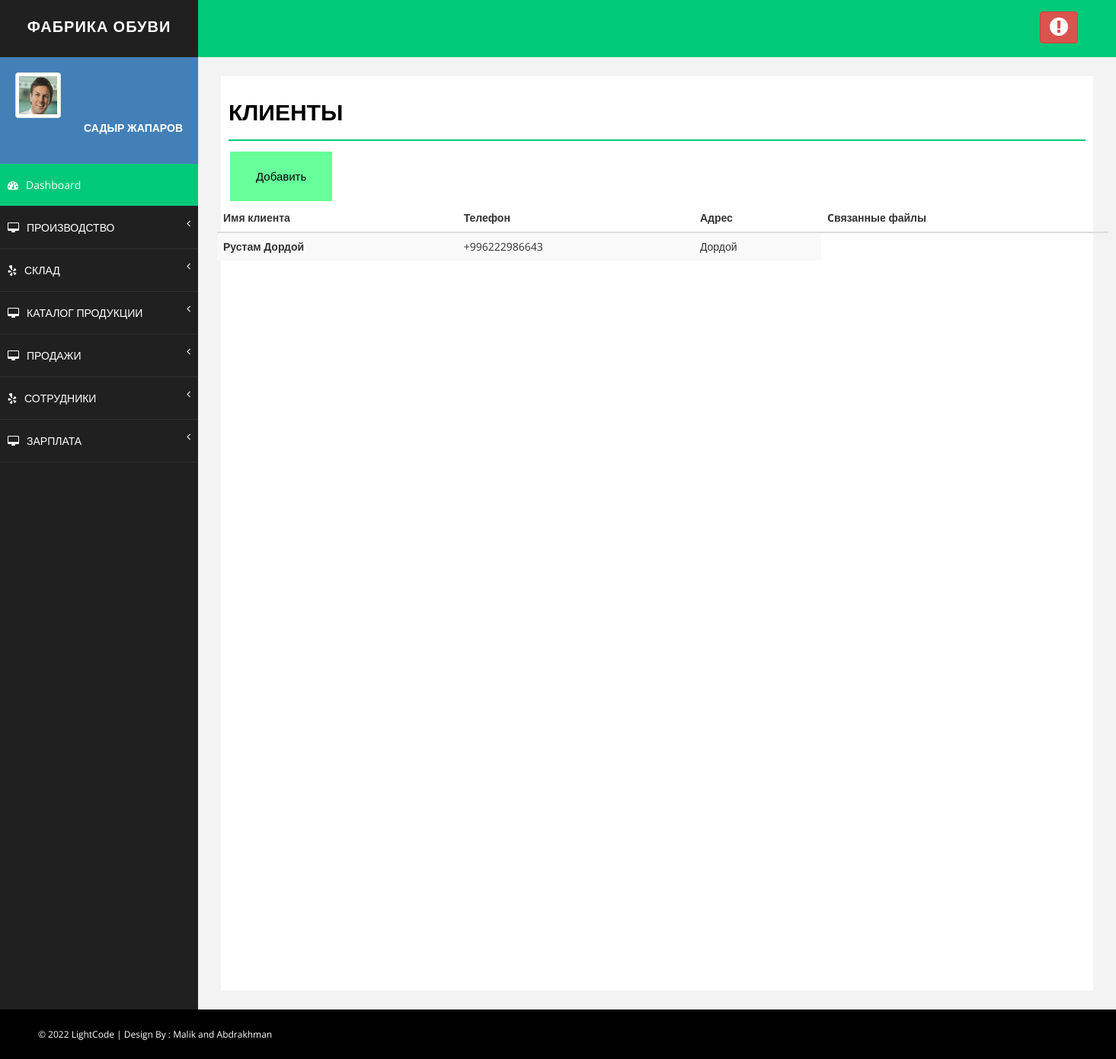
The app's page /clients, older data.
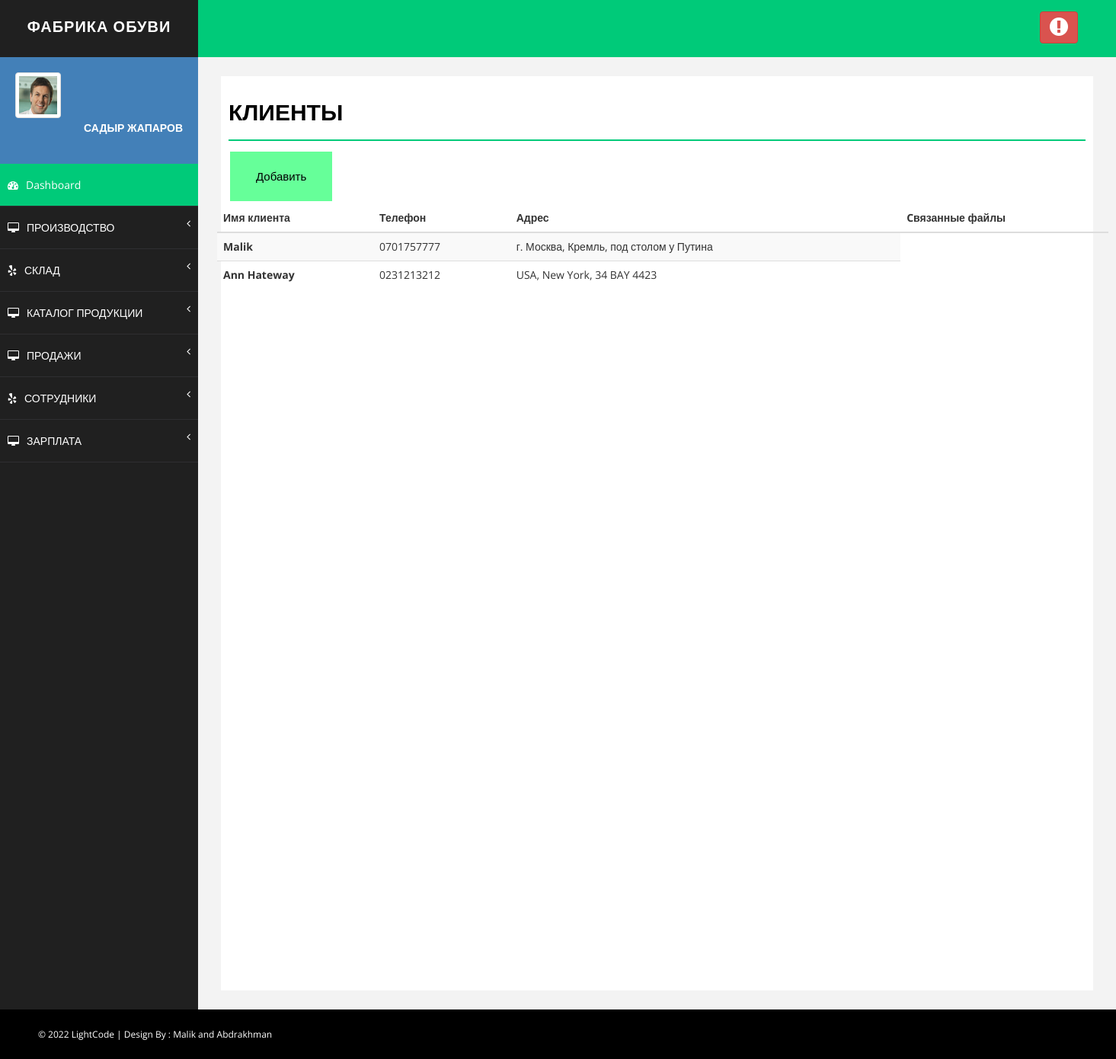
The same page, newer data.
### manufacture/models.py (models this page shows, shortened)
class Client(models.Model):
    created_time = models.DateTimeField(auto_now_add=True)
    name = models.CharField(max_length=100, verbose_name='Клиент')
    phone = models.CharField(max_length=100, verbose_name='Номер телефона')
    address = models.CharField(max_length=100, blank=True, verbose_name='Адрес клиента')
    file = models.FileField(upload_to='media/clients/%Y/%m/%d', blank=True)

### manufacture/views.py (the view)
# urls.py: path('clients', view_client, name='clients'),
def view_client(request):
    clients = Client.objects.all()
    return render(request, 'manufacture/clients.html', {'clients': clients})

### manufacture/templates/manufacture/clients.html (shortened to what this page needs)
{% extends 'base.html' %}
{% load static %}
{% block content %}
 <div id="page-wrapper">
            <div id="page-inner">
                <div class="row">
                    <div class="col-md-12">
                        <h1 class="page-head-line">Клиенты</h1>
						<a href="new_client" class="button">Добавить</a>
					</div>
<body>
	<section class="ftco-section">
		<div class="container">
			<div class="row">
				<div class="col-md-15">
					<div class="table-wrap">
						<table class="table table-striped">
						  <thead>
						    <tr>
						      <th>Имя клиента</th>
						      <th>Телефон</th>
						      <th>Адрес</th>
								<th>Cвязанные файлы</th>
						    </tr>
						  </thead>
						  <tbody>
						  {% for client in clients %}
						    <tr>
						      <th >{{ client.name }}</th>
								<td>{{ client.phone }}</td>
						      <td>{{ client.address }}</td>
						    </tr>
						  {% endfor %}
						  </tbody>
						</table>
					</div>
				</div>
			</div>
		</div>
	</section>
				</div>
        </div>
	</html>
{% endblock %}

Row changes from the older to the newer data that the page shows:
removed Client: name "Рустам Дордой", phone "+996222986643", address "Дордой"
added Client: name "Malik", phone "0701757777", address "г. Москва, Кремль, под столом у Путина"
added Client: name "Ann Hateway", phone "0231213212", address "USA, New York, 34 BAY 4423"
